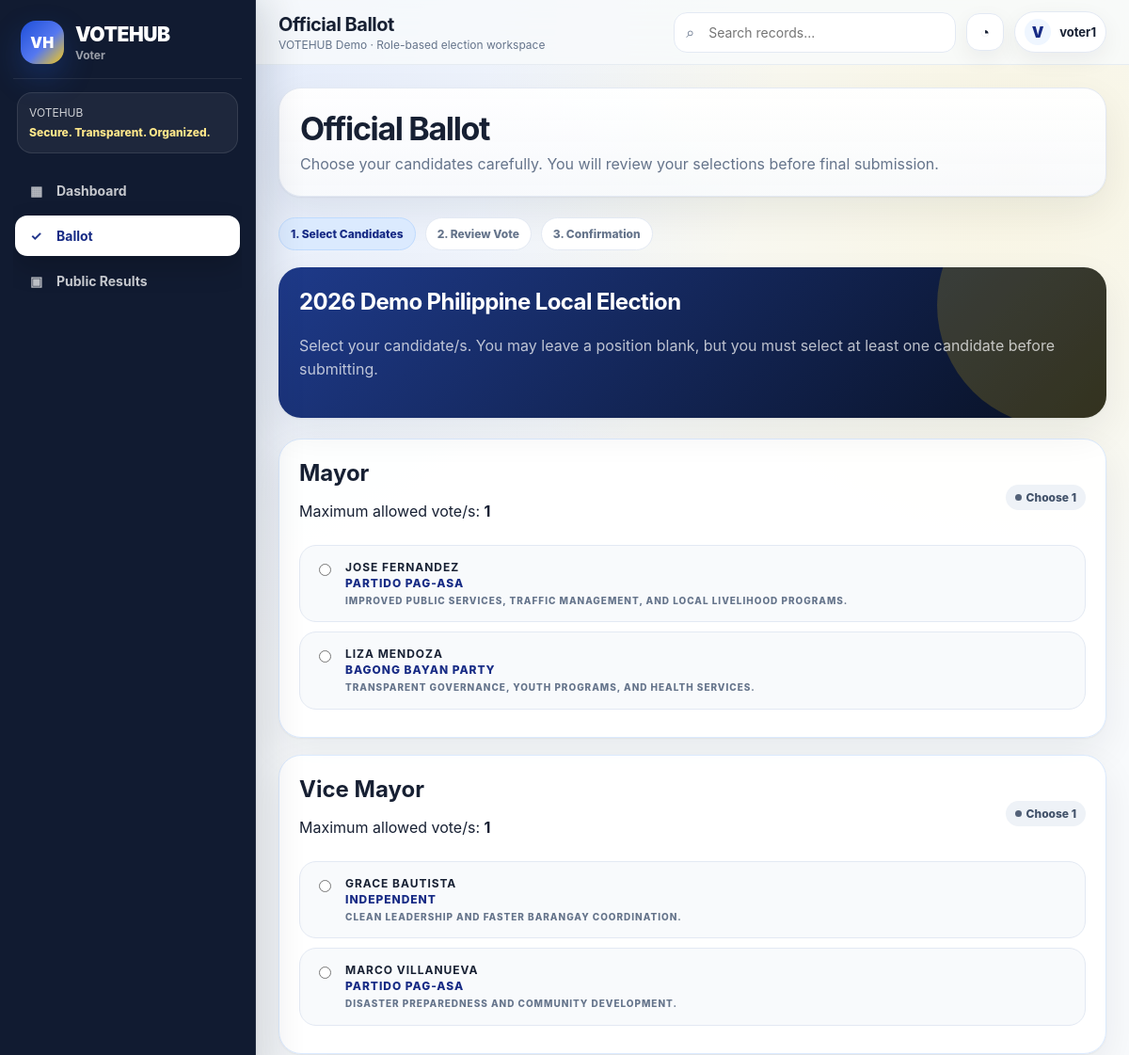
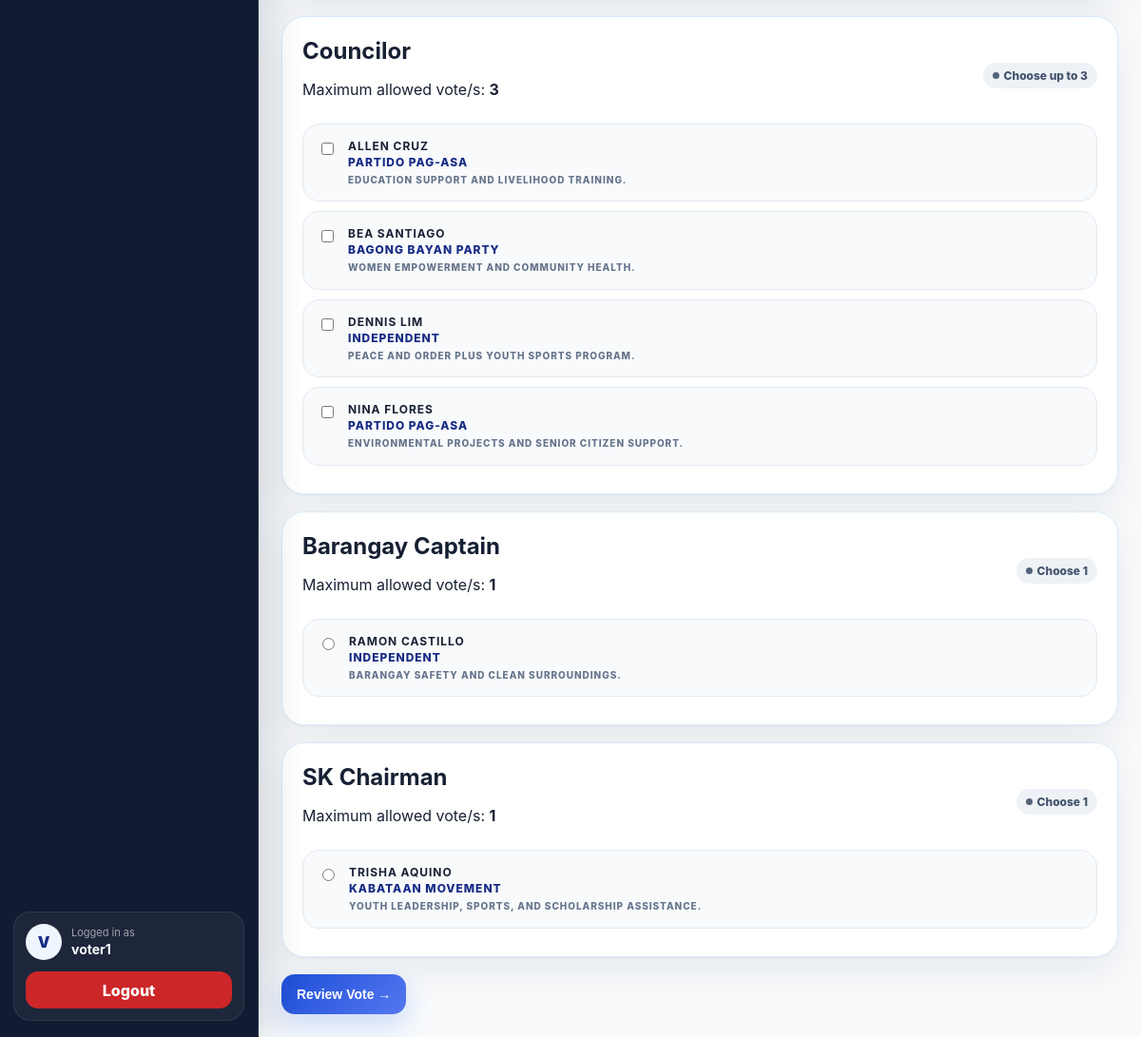
Page /voter/ballot.php (signed in) on the committed database (2 pictures, top to bottom).
### tables this page shows
CREATE TABLE elections (
    election_id INT AUTO_INCREMENT PRIMARY KEY,
    election_name VARCHAR(150) NOT NULL,
    election_type VARCHAR(80) NOT NULL,
    start_datetime DATETIME NOT NULL,
    end_datetime DATETIME NOT NULL,
    status ENUM('upcoming','open','closed') NOT NULL DEFAULT 'upcoming',
    created_at TIMESTAMP DEFAULT CURRENT_TIMESTAMP
);

CREATE TABLE positions (
    position_id INT AUTO_INCREMENT PRIMARY KEY,
    election_id INT NOT NULL,
    position_name VARCHAR(100) NOT NULL,
    max_vote INT NOT NULL DEFAULT 1,
    status ENUM('active','inactive') NOT NULL DEFAULT 'active',
    CONSTRAINT fk_positions_elections FOREIGN KEY (election_id) REFERENCES elections(election_id)
        ON UPDATE CASCADE ON DELETE CASCADE,
    UNIQUE KEY unique_position_per_election (election_id, position_name)
);

CREATE TABLE candidates (
    candidate_id INT AUTO_INCREMENT PRIMARY KEY,
    election_id INT NOT NULL,
    position_id INT NOT NULL,
    candidate_name VARCHAR(150) NOT NULL,
    party_name VARCHAR(120) DEFAULT 'Independent',
    platform TEXT,
    status ENUM('active','inactive') NOT NULL DEFAULT 'active',
    created_at TIMESTAMP DEFAULT CURRENT_TIMESTAMP,
    CONSTRAINT fk_candidates_elections FOREIGN KEY (election_id) REFERENCES elections(election_id)
        ON UPDATE CASCADE ON DELETE CASCADE,
    CONSTRAINT fk_candidates_positions FOREIGN KEY (position_id) REFERENCES positions(position_id)
        ON UPDATE CASCADE ON DELETE CASCADE,
    INDEX idx_candidates_position (position_id)
);

### voter/ballot.php (the view, shortened to what this page needs)
<?php
require_once __DIR__ . '/../includes/functions.php';
$election = getActiveElection($pdo);
$error = '';
$positions = [];
if (!$error) {
    $stmt = $pdo->prepare("SELECT * FROM positions WHERE election_id=? AND status='active' ORDER BY position_id");
    $stmt->execute([$election['election_id']]);
    $positions = $stmt->fetchAll();
}
include __DIR__ . '/../includes/header.php'; include __DIR__ . '/../includes/sidebar.php';
?>
<div class="page-header">
    <div>
        <h1>Official Ballot</h1>
        <p>Choose your candidates carefully. You will review your selections before final submission.</p>
    </div>
</div>
<div class="flow-steps">
    <span class="flow-step active">1. Select Candidates</span>
    <span class="flow-step">2. Review Vote</span>
    <span class="flow-step">3. Confirmation</span>
</div>
<?php if ($error): ?>
<div class="alert alert-error"><?= h($error) ?></div>
<?php else: ?>
<div class="card public-hero">
    <h2><?= h($election['election_name']) ?></h2>
    <p>Select your candidate/s. You may leave a position blank, but you must select at least one candidate before submitting.</p>
</div>
<form method="POST">
<?php foreach ($positions as $pos): ?>
<div class="ballot-position" data-max-selection="<?= h($pos['max_vote']) ?>">
    <div class="inline-spread">
        <div>
            <h2><?= h($pos['position_name']) ?></h2>
            <p>Maximum allowed vote/s: <strong><?= h($pos['max_vote']) ?></strong></p>
        </div>
        <?= badge(((int)$pos['max_vote'] === 1 ? 'Choose 1' : 'Choose up to ' . $pos['max_vote'])) ?>
    </div>
<?php
$stmt = $pdo->prepare("SELECT * FROM candidates WHERE election_id=? AND position_id=? AND status='active' ORDER BY candidate_name");
$stmt->execute([$election['election_id'], $pos['position_id']]);
$candidates = $stmt->fetchAll();
$inputType = (int)$pos['max_vote'] === 1 ? 'radio' : 'checkbox';
$fieldName = 'choices[' . $pos['position_id'] . ']' . ($inputType === 'checkbox' ? '[]' : '');
?>
<?php foreach ($candidates as $cand): ?>
<label class="candidate-option">
    <input type="<?= $inputType ?>" name="<?= h($fieldName) ?>" value="<?= $cand['candidate_id'] ?>">
    <div class="candidate-card-info">
        <strong><?= h($cand['candidate_name']) ?></strong>
        <span><?= h($cand['party_name']) ?></span>
        <small><?= h($cand['platform']) ?></small>
    </div>
</label>
<?php endforeach; ?>
</div>
<?php endforeach; ?>
<button type="submit">Review Vote →</button>
</form>
<?php endif; ?>
<?php include __DIR__ . '/../includes/footer.php'; ?>

### includes/functions.php (shortened to what this page needs)
<?php
function h($value) {
    return htmlspecialchars((string)$value, ENT_QUOTES, 'UTF-8');
}
function getActiveElection(PDO $pdo) {
    $stmt = $pdo->query("SELECT * FROM elections WHERE status = 'open' AND NOW() BETWEEN start_datetime AND end_datetime ORDER BY election_id DESC LIMIT 1");
    return $stmt->fetch();
}
function badge($text) {
    $class = strtolower(str_replace(' ', '-', $text));
    return '<span class="badge badge-' . h($class) . '">' . h($text) . '</span>';
}
?>

### rows in the picture
elections: election_name "2026 Demo Philippine Local Election"
positions: position_name "Mayor", max_vote "1", text "Choose 1"
candidates: candidate_name "JOSE FERNANDEZ", party_name "PARTIDO PAG-ASA", platform "IMPROVED PUBLIC SERVICES, TRAFFIC MANAGEMENT, AND LOCAL LIVELIHOOD PROGRAMS."
candidates: candidate_name "LIZA MENDOZA", party_name "BAGONG BAYAN PARTY", platform "TRANSPARENT GOVERNANCE, YOUTH PROGRAMS, AND HEALTH SERVICES."
positions: position_name "Vice Mayor", max_vote "1", text "Choose 1"
candidates: candidate_name "GRACE BAUTISTA", party_name "INDEPENDENT", platform "CLEAN LEADERSHIP AND FASTER BARANGAY COORDINATION."
candidates: candidate_name "MARCO VILLANUEVA", party_name "PARTIDO PAG-ASA", platform "DISASTER PREPAREDNESS AND COMMUNITY DEVELOPMENT."
positions: position_name "Councilor", max_vote "3", text "Choose up to 3"
candidates: candidate_name "ALLEN CRUZ", party_name "PARTIDO PAG-ASA", platform "EDUCATION SUPPORT AND LIVELIHOOD TRAINING."
candidates: candidate_name "BEA SANTIAGO", party_name "BAGONG BAYAN PARTY", platform "WOMEN EMPOWERMENT AND COMMUNITY HEALTH."
candidates: candidate_name "DENNIS LIM", party_name "INDEPENDENT", platform "PEACE AND ORDER PLUS YOUTH SPORTS PROGRAM."
candidates: candidate_name "NINA FLORES", party_name "PARTIDO PAG-ASA", platform "ENVIRONMENTAL PROJECTS AND SENIOR CITIZEN SUPPORT."
positions: position_name "Barangay Captain", max_vote "1", text "Choose 1"
candidates: candidate_name "RAMON CASTILLO", party_name "INDEPENDENT", platform "BARANGAY SAFETY AND CLEAN SURROUNDINGS."
positions: position_name "SK Chairman", max_vote "1", text "Choose 1"
candidates: candidate_name "TRISHA AQUINO", party_name "KABATAAN MOVEMENT", platform "YOUTH LEADERSHIP, SPORTS, AND SCHOLARSHIP ASSISTANCE."

### other values in the picture
$roleLabel ?: 'User' "Voter"
substr($name, 0, 1) "V"
$name "voter1"
$pageTitleDisplay "Official Ballot"
